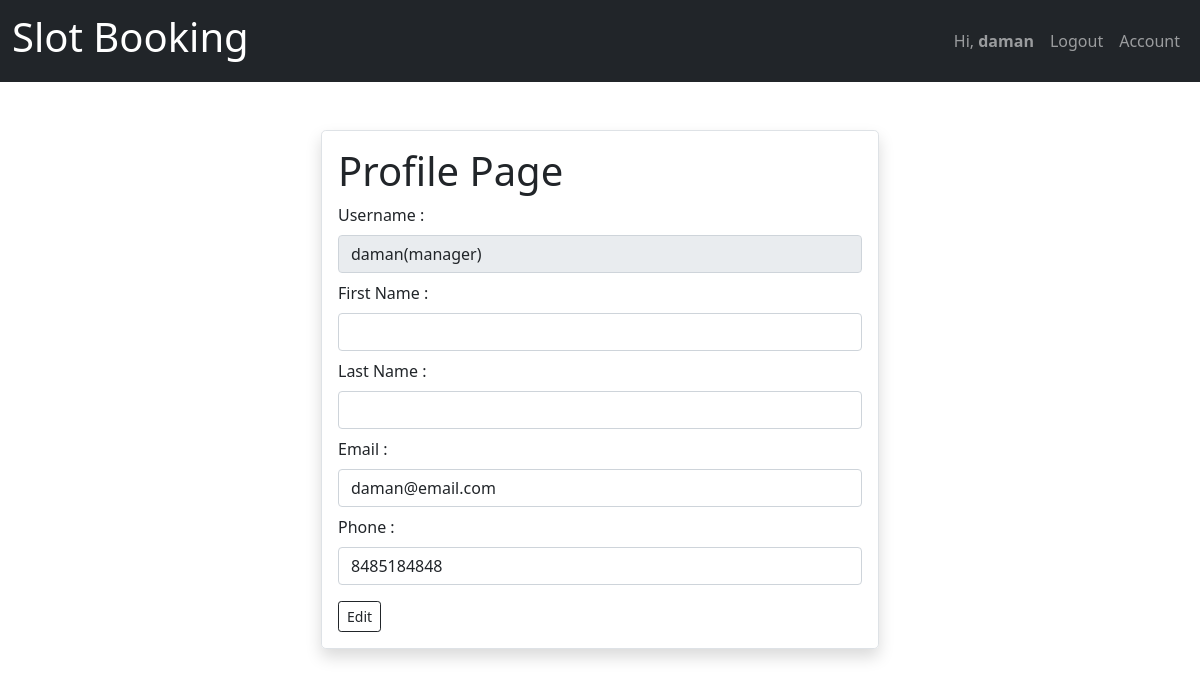
The page /client/profile/ (signed in) on the database its author committed.
### account/models.py (models this page shows)
class CustomUser(AbstractUser):
    phone_regex = RegexValidator(regex=r'\d{9,10}$',message='Phone number in format 9999999999. Upto 10 digits')
    is_customer = models.BooleanField(default=False)
    is_manager = models.BooleanField(default=False)
    phone = models.CharField(validators=[phone_regex],max_length=10,null = False,unique=True)

### client/views.py (the view, shortened to what this page needs)
# urls.py: path('profile/',views.profile,name='profile_client'),
@login_required
def profile(request):
    return render(request,'profile.html')

### templates/profile.html (shortened to what this page needs)
{% extends 'basic.html' %}
{%block content%}
<div class="container d-flex justify-content-center">
    <div class="w-50  border rounded shadow p-3 rounded-3">
        <div>
        <h1> Profile Page </h1>
        {% if request.user.is_manager %}
        <form method="POST" action="{% url 'profile_manager' %}">
            {% else %}
            <form method="POST" action="{% url 'profile_client' %}">
                {% endif %}
                <div><Label class="form-label mb-2">Username : </Label>
                    <input class="form-control mb-2" type="text" value="{{request.user}}
{% if request.user.is_manager %}(manager){% else %} (client){% endif %}" disabled></div>
    </div>
    <div><Label class="form-label mb-2">First Name :</Label>
        <input class="form-control mb-2" type="text" name="first_name" value="{{request.user.first_name}}"></div>
    <div><Label class="form-label mb-2">Last Name :</Label>
        <input class="form-control mb-2" type="text" name="last_name" value="{{request.user.last_name}}"></div>
    <div><Label class="form-label mb-2">Email :</Label>
        <input class="form-control mb-2" type="text" name="email" value="{{request.user.email}}"></div>
    <div><Label class="form-label mb-2">Phone :</Label>
        <input class="form-control mb-3" type="text" name="phone" value="{{request.user.phone}}"></div>
    <input type="submit" class="btn btn-outline-dark btn-sm" value="Edit">
</div>
</div>
{%endblock content%}

### templates/navbar.html (shortened to what this page needs)
<a href="/">
    <nav class="navbar navbar-expand-lg navbar-dark bg-dark mb-5">
        <div class="container-fluid">
            <a class="navbar-brand" href="/"><h1>Slot Booking</h1></a>
            <div class="collapse navbar-collapse" id="navbarSupportedContent">
                <ul class="navbar-nav ms-auto mb-2 mb-lg-0">
                    {% if request.user.is_authenticated %}
                    <li class="nav-item">
                        <a class="nav-link" aria-current="page" href="/">Hi, <strong>{{user.username}}</strong> </a>
                    </li>
                    <li class="nav-item">
                        <a class="nav-link" href="{% url 'logoutPage' %}">Logout</a>
                    </li>
                    {% if request.user.is_manager %}
                    <li class="nav-item">
                        <a class="nav-link" href="{% url 'profile_manager' %}">Account</a>
                    </li>
                    {% else %}
                    <li class="nav-item">
                        <a class="nav-link" href="{% url 'profile_client' %}">Account</a>
                    </li>
                    {% endif %}
                    {% endif %}
                </ul>
            </div>
        </div>
    </nav>
</a>

### rows shown on the page
CustomUser: username "daman", user "daman(manager)", email "daman@email.com", phone "8485184848"
